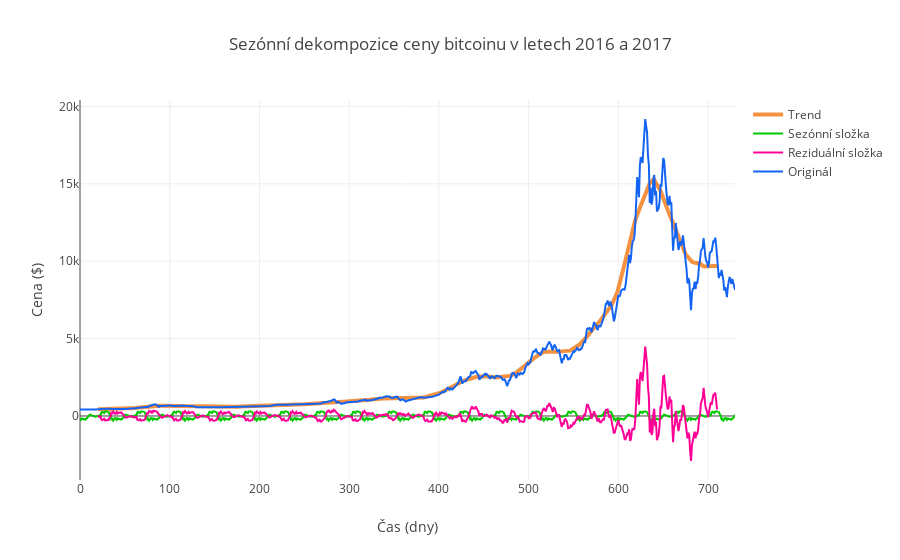

The cell this chart's notebook holds for it:
### Markdown cell above
Perform a seasonal decomposition of the data to estimate its trend and seasonality:

### Code cell
s = sm.tsa.seasonal_decompose(working_data.Weighted_Price.values, freq=40)

trace1 = go.Scatter(x = np.arange(0, len(s.trend), 1),y = s.trend,mode = 'lines',name = 'Trend',
    line = dict(color = ('rgb(244, 146, 65)'), width = 4))
trace2 = go.Scatter(x = np.arange(0, len(s.seasonal), 1),y = s.seasonal,mode = 'lines',name = 'Sezónní složka',
    line = dict(color = ('rgb(0, 200,0)'), width = 2))

trace3 = go.Scatter(x = np.arange(0, len(s.resid), 1),y = s.resid,mode = 'lines',name = 'Reziduální složka',
    line = dict(color = ('rgb(255, 0, 150)'), width = 2))

trace4 = go.Scatter(x = np.arange(0, len(s.observed), 1),y = s.observed,mode = 'lines',name = 'Originál',
    line = dict(color = ('rgb(20, 100, 244)'), width = 2))

data = [trace1, trace2, trace3, trace4]
# data = [trace1, trace4]
layout = dict(title = 'Sezónní dekompozice ceny bitcoinu v letech 2016 a 2017', xaxis = dict(title = 'Čas (dny)'), yaxis = dict(title = 'Cena ($)'))
fig = dict(data=data, layout=layout)
py.iplot(fig, filename='seasonal_decomposition')

### Figure 1 — Plotly figure (JSON) as saved in the notebook; plotly's stock layout.template omitted (floating-point values rounded to 4 significant figures; data arrays with more than 128 entries replaced by an {"elided": "..."} marker saying what was removed)
{"data": [{"line": {"color": "rgb(244, 146, 65)", "width": 4}, "mode": "lines", "name": "Trend", "type": "scatter", "x": {"elided": "731 int values"}, "y": {"elided": "731 float values"}}, {"line": {"color": "rgb(0, 200,0)", "width": 2}, "mode": "lines", "name": "Sezónní složka", "type": "scatter", "x": {"elided": "731 int values"}, "y": {"elided": "731 float values"}}, {"line": {"color": "rgb(255, 0, 150)", "width": 2}, "mode": "lines", "name": "Reziduální složka", "type": "scatter", "x": {"elided": "731 int values"}, "y": {"elided": "731 float values"}}, {"line": {"color": "rgb(20, 100, 244)", "width": 2}, "mode": "lines", "name": "Originál", "type": "scatter", "x": {"elided": "731 int values"}, "y": {"elided": "731 float values"}}], "layout": {"title": "Sezónní dekompozice ceny bitcoinu v letech 2016 a 2017", "xaxis": {"title": "Čas (dny)"}, "yaxis": {"title": "Cena ($)"}}}
